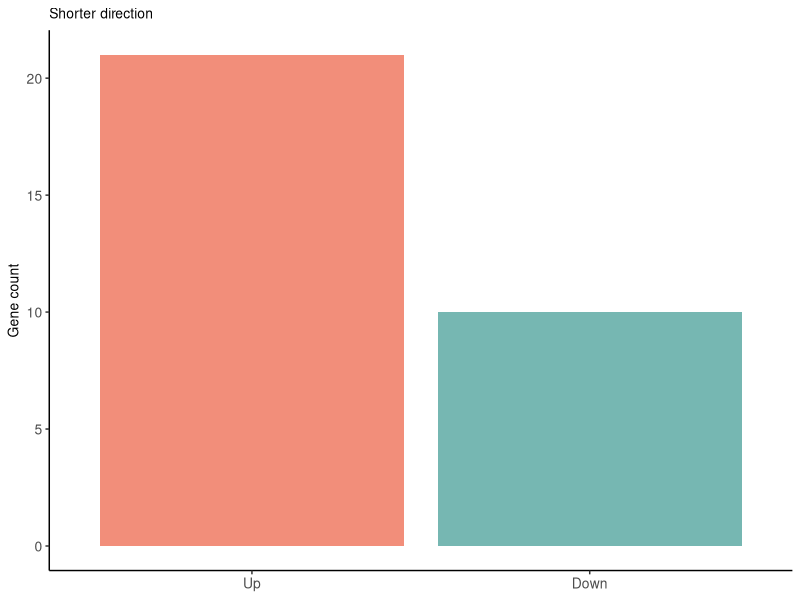
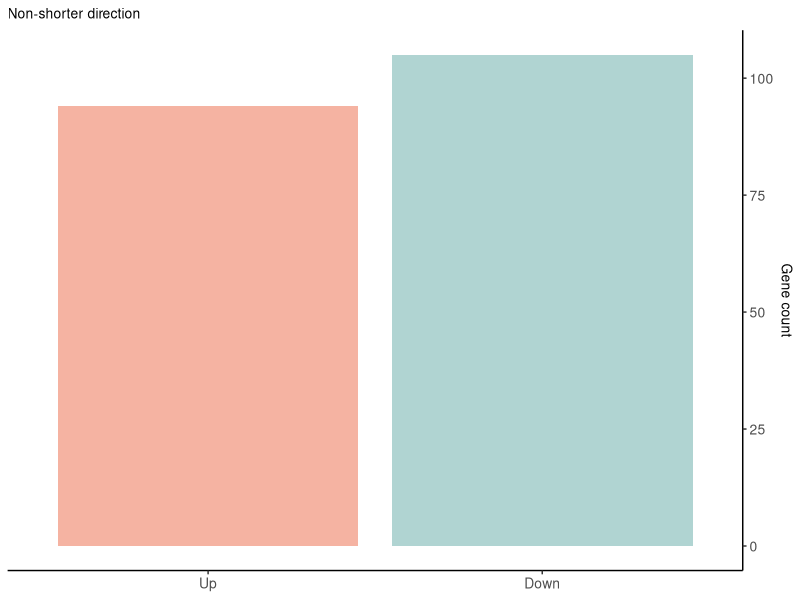

These figures' R source, in order:
#######################################################
###### bar plot. 
########################################################
library(ggplot2)
library(grid)
library(gridExtra)
# Create a data frame for the bar plot
data <- data.frame(
  Category = c('Up', 'Down'),  
  Value = c(21, 10) # number from our results
)
data$Category <- factor(data$Category, levels = c('Up', 'Down'))
p <-ggplot(data, aes(x = Category, y = Value, fill = Category)) +
  geom_bar(stat = "identity") +
  scale_fill_manual(values = c("#F28E7A",  "#76B7B2")) +
  labs(x = NULL, y = "Gene count", fill=NULL, title = "Shorter direction") +
  theme_classic()+
  theme(legend.position = "none",
        axis.title = element_text(size = 10),
        axis.text = element_text(size = 10),
        plot.title = element_text(size = 10))
pdf(paste0('genenum.pdf'), width = 1.6, height = 1.5)
plot(p)
dev.off()


#################
## background
###################
# Create a data frame for the bar plot
data <- data.frame(
  Category = c('Up', 'Down'), 
  Value = c(94, 105)
)
data$Category <- factor(data$Category, levels = c('Up', 'Down'))
p <-ggplot(data, aes(x = Category, y = Value, fill = Category)) +
  geom_bar(stat = "identity") +
  #scale_fill_manual(values = c("#F28E7A",  "#76B7B2")) +
  scale_fill_manual(values = c("#F5B3A2",  "#B0D4D2")) +
  scale_y_continuous(position = "right") +
  labs(x = NULL, y = "Gene count", fill=NULL, title = "Non-shorter direction") +
  theme_classic()+
  theme(legend.position = "none",
        axis.title = element_text(size = 10),
        axis.text = element_text(size = 10),
        plot.title = element_text(size = 10))
pdf(paste0('genenum_bg.pdf'), width = 1.6, height = 1.5 )
plot(p)
dev.off()
